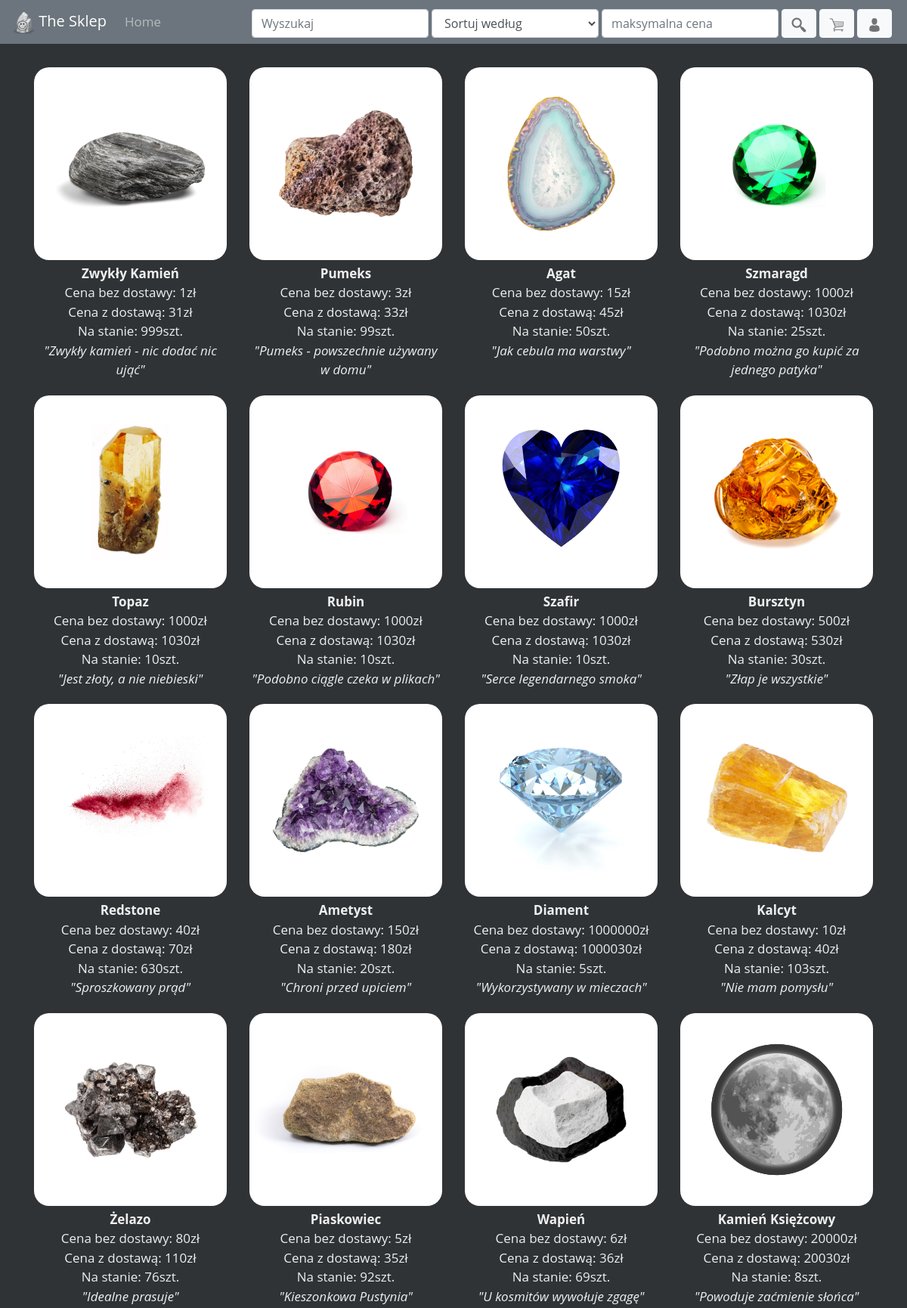
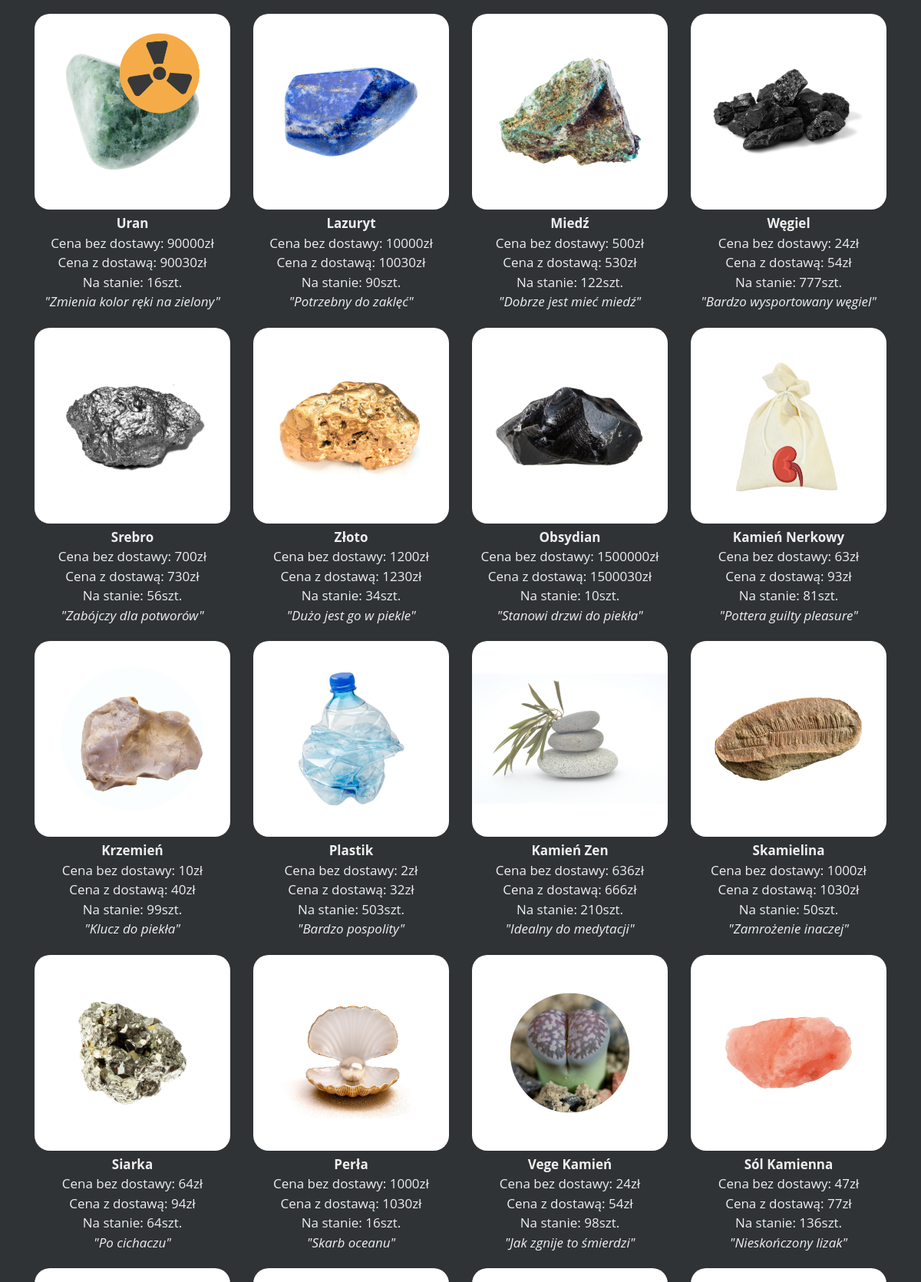
The page / (upper part) on the database its author committed (2 pictures, top to bottom).
### tables this page shows
CREATE TABLE `kamien` (
  `id` int(11) NOT NULL,
  `nazwa` varchar(50) NOT NULL,
  `cena` float NOT NULL,
  `opis_kr` varchar(200) NOT NULL,
  `opis_dl` text NOT NULL,
  `ilosc` int(11) NOT NULL
);

### PHP/oferty.php (called while the page is built, shortened)
<?php
    function fullOffer($maks)
    {
        $baza = connection();
        if($maks!=0){
            $sql = "SELECT id, nazwa, cena, opis_kr, ilosc FROM kamien WHERE cena<='" . $maks . "'";
        } else{
            $sql = "SELECT id, nazwa, cena, opis_kr, ilosc FROM kamien";
        }
        $result = $baza->query($sql);
        generuj($result);
    }

### PHP/generuj_oferty_w_sklepie.php (the view, shortened to what this page needs)
<?php
function generuj($result){
    if ($result->num_rows > 0) {
        while ($row = $result->fetch_assoc()) {
            echo "<div class='col-sm-6 col-md-4 col-lg-3'>";
            echo "<figure>";
            echo "<div class='pojemnik'>";
            ?>
            </div>
            <?php
            echo "<figcaption><b>" . $row["nazwa"] . "</b></figcaption>";
            echo "<figcaption>Cena bez dostawy: " . $row["cena"] . "zł</figcaption>";
            echo "<figcaption>Cena z dostawą: " . $row["cena"] + 30 . "zł</figcaption>";
            echo "<figcaption>Na stanie: " . $row["ilosc"] . "szt.</figcaption>";
            echo "<em><figcaption>\"" . $row["opis_kr"] . "\"</figcaption></em>";
            echo "</figure>";
            echo "</div>";
        }
    } else{
        echo "<div class='col-sm-4'></div>";
        echo "<div class='col-sm-4' style='text-align:center'><h1>Brak produktu</h1></div>";
    }
}
?>

### css/main.css (style rules this page uses)
body { background-color: #2F3336; color: #efefef; font-family: 'Open Sans', sans-serif; font-size: 17px; }
.obrazy figcaption { text-align: center; }
.pojemnik { position: relative; }

### rows shown on the page
kamien: nazwa "Zwykły Kamień", cena "1", $row["cena"] + 30 "31", ilosc "999", opis_kr "Zwykły kamień - nic dodać nic ująć"
kamien: nazwa "Pumeks", cena "3", $row["cena"] + 30 "33", ilosc "99", opis_kr "Pumeks - powszechnie używany w domu"
kamien: nazwa "Agat", cena "15", $row["cena"] + 30 "45", ilosc "50", opis_kr "Jak cebula ma warstwy"
kamien: nazwa "Szmaragd", cena "1000", $row["cena"] + 30 "1030", ilosc "25", opis_kr "Podobno można go kupić za jednego patyka"
kamien: nazwa "Topaz", cena "1000", $row["cena"] + 30 "1030", ilosc "10", opis_kr "Jest złoty, a nie niebieski"
kamien: nazwa "Rubin", cena "1000", $row["cena"] + 30 "1030", ilosc "10", opis_kr "Podobno ciągle czeka w plikach"
kamien: nazwa "Szafir", cena "1000", $row["cena"] + 30 "1030", ilosc "10", opis_kr "Serce legendarnego smoka"
kamien: nazwa "Bursztyn", cena "500", $row["cena"] + 30 "530", ilosc "30", opis_kr "Złap je wszystkie"
kamien: nazwa "Redstone", cena "40", $row["cena"] + 30 "70", ilosc "630", opis_kr "Sproszkowany prąd"
kamien: nazwa "Ametyst", cena "150", $row["cena"] + 30 "180", ilosc "20", opis_kr "Chroni przed upiciem"
kamien: nazwa "Diament", cena "1000000", $row["cena"] + 30 "1000030", ilosc "5", opis_kr "Wykorzystywany w mieczach"
kamien: nazwa "Kalcyt", cena "10", $row["cena"] + 30 "40", ilosc "103", opis_kr "Nie mam pomysłu"
kamien: nazwa "Żelazo", cena "80", $row["cena"] + 30 "110", ilosc "76", opis_kr "Idealne prasuje"
kamien: nazwa "Piaskowiec", cena "5", $row["cena"] + 30 "35", ilosc "92", opis_kr "Kieszonkowa Pustynia"
kamien: nazwa "Wapień", cena "6", $row["cena"] + 30 "36", ilosc "69", opis_kr "U kosmitów wywołuje zgagę"
kamien: nazwa "Kamień Księżcowy", cena "20000", $row["cena"] + 30 "20030", ilosc "8", opis_kr "Powoduje zaćmienie słońca"
kamien: nazwa "Uran", cena "90000", $row["cena"] + 30 "90030", ilosc "16", opis_kr "Zmienia kolor ręki na zielony"
kamien: nazwa "Lazuryt", cena "10000", $row["cena"] + 30 "10030", ilosc "90", opis_kr "Potrzebny do zaklęć"
kamien: nazwa "Miedź", cena "500", $row["cena"] + 30 "530", ilosc "122", opis_kr "Dobrze jest mieć miedź"
kamien: nazwa "Węgiel", cena "24", $row["cena"] + 30 "54", ilosc "777", opis_kr "Bardzo wysportowany węgiel"
kamien: nazwa "Srebro", cena "700", $row["cena"] + 30 "730", ilosc "56", opis_kr "Zabójczy dla potworów"
kamien: nazwa "Złoto", cena "1200", $row["cena"] + 30 "1230", ilosc "34", opis_kr "Dużo jest go w piekle"
kamien: nazwa "Obsydian", cena "1500000", $row["cena"] + 30 "1500030", ilosc "10", opis_kr "Stanowi drzwi do piekła"
kamien: nazwa "Kamień Nerkowy", cena "63", $row["cena"] + 30 "93", ilosc "81", opis_kr "Pottera guilty pleasure"
kamien: nazwa "Krzemień", cena "10", $row["cena"] + 30 "40", ilosc "99", opis_kr "Klucz do piekła"
kamien: nazwa "Plastik", cena "2", $row["cena"] + 30 "32", ilosc "503", opis_kr "Bardzo pospolity"
kamien: nazwa "Kamień Zen", cena "636", $row["cena"] + 30 "666", ilosc "210", opis_kr "Idealny do medytacji"
kamien: nazwa "Skamielina", cena "1000", $row["cena"] + 30 "1030", ilosc "50", opis_kr "Zamrożenie inaczej"
kamien: nazwa "Siarka", cena "64", $row["cena"] + 30 "94", ilosc "64", opis_kr "Po cichaczu"
kamien: nazwa "Perła", cena "1000", $row["cena"] + 30 "1030", ilosc "16", opis_kr "Skarb oceanu"
kamien: nazwa "Vege Kamień", cena "24", $row["cena"] + 30 "54", ilosc "98", opis_kr "Jak zgnije to śmierdzi"
kamien: nazwa "Sól Kamienna", cena "47", $row["cena"] + 30 "77", ilosc "136", opis_kr "Nieskończony lizak"
